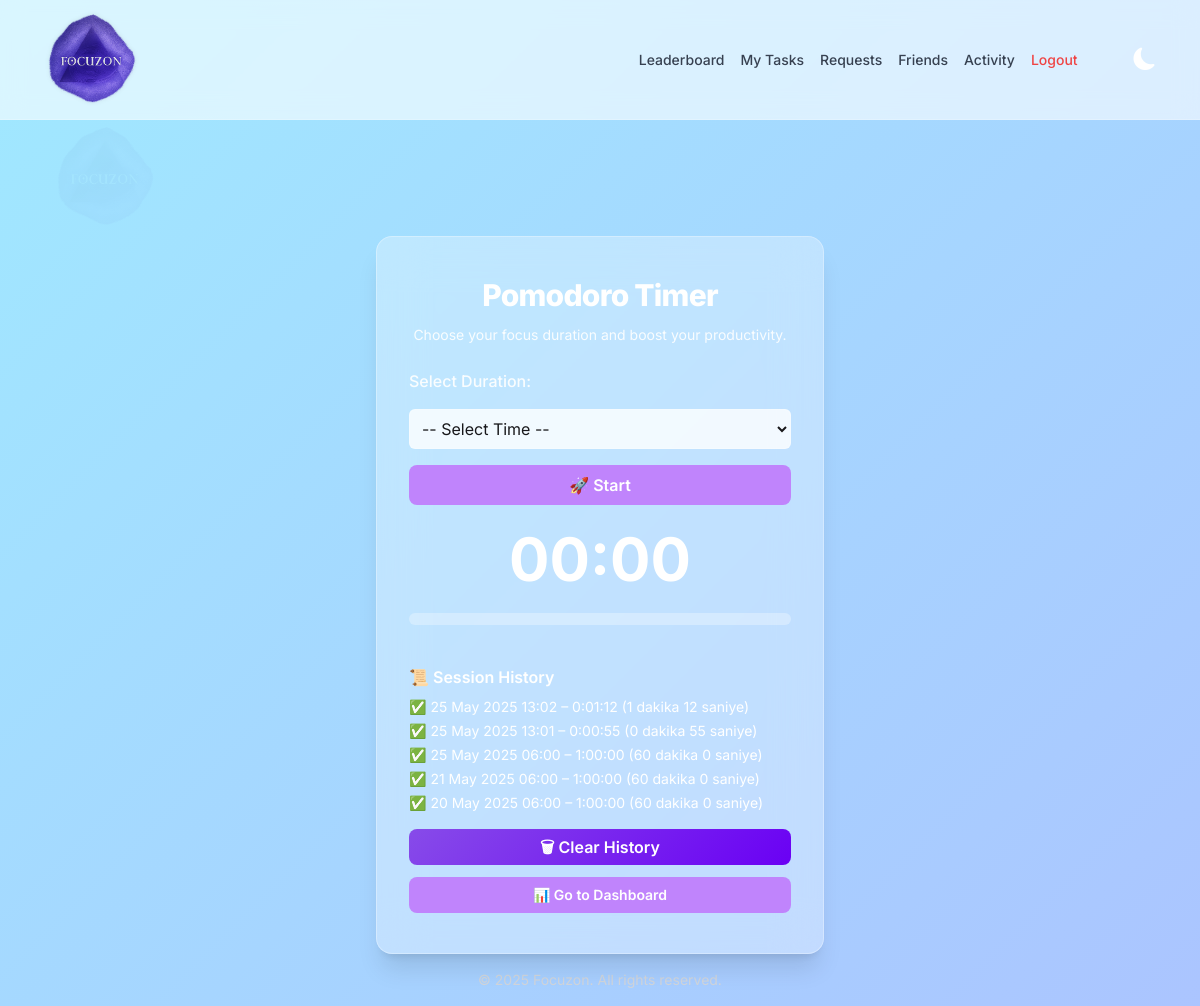
Page /pomodoro/start/ (signed in) on the earlier database version.
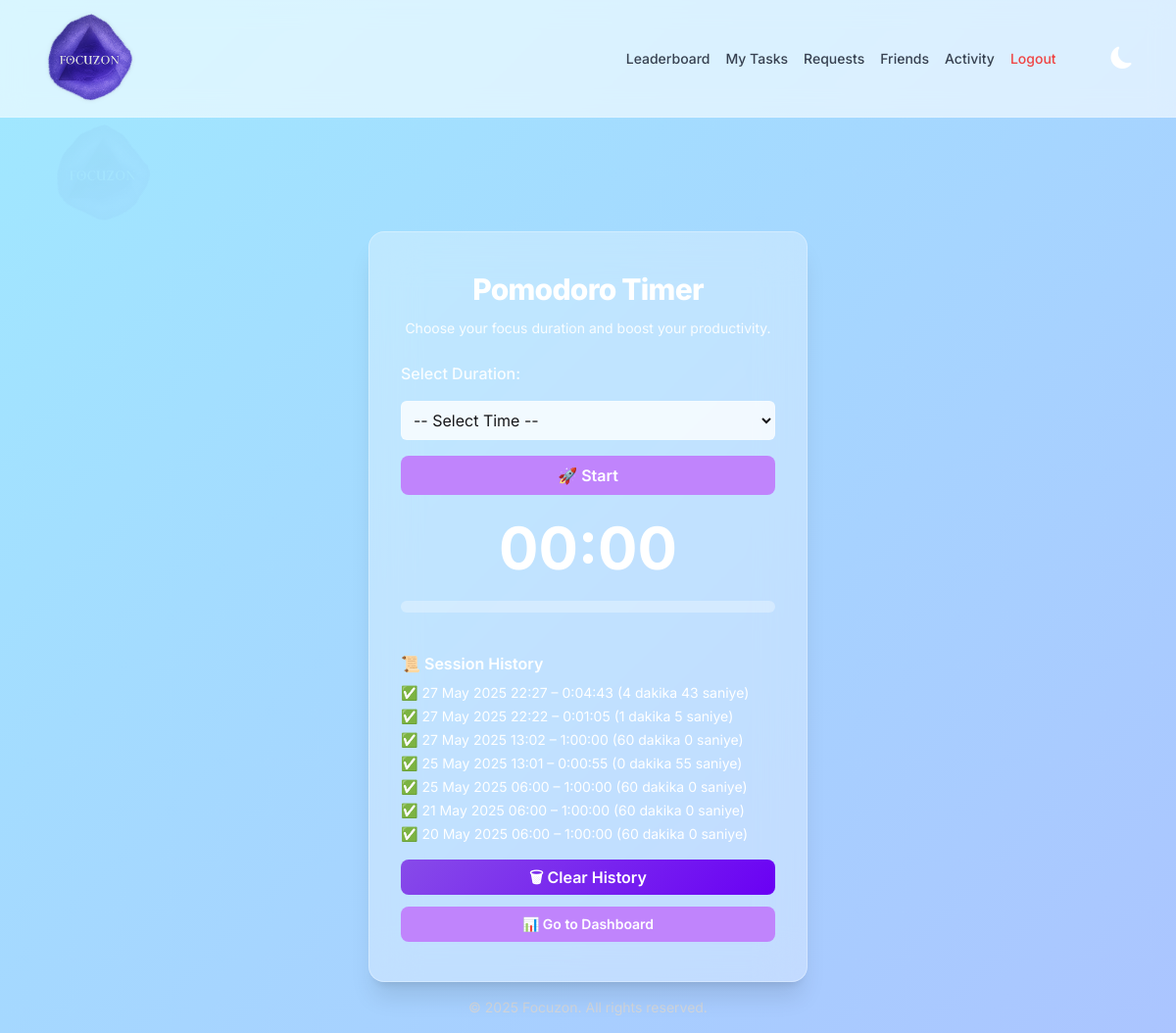
Same page on the later database version.
### pomodoro/models.py (models this page shows, shortened)
class PomodoroSession(models.Model):
    user = models.ForeignKey(settings.AUTH_USER_MODEL, on_delete=models.CASCADE)
    start_time = models.DateTimeField()
    end_time = models.DateTimeField(null=True, blank=True)
    duration = models.DurationField(null=True, blank=True)  # Geçen süre burada saklanıyor
    is_completed = models.BooleanField(default=False)
    def formatted_duration(self):
        if self.duration:
            total_seconds = int(self.duration.total_seconds())
            minutes, seconds = divmod(total_seconds, 60)
            return f"{minutes} dakika {seconds} saniye"
        return "Tamamlanmadı"

### pomodoro/views.py (the view, shortened to what this page needs)
# urls.py: path("start/", views.start_pomodoro, name="start_pomodoro"),
@login_required
def start_pomodoro(request):
    past_sessions = PomodoroSession.objects.filter(user=request.user, is_completed=True).order_by("-start_time")
    active_session = PomodoroSession.objects.filter(user=request.user, is_completed=False).first()
    return render(request, "pomodoro/start_pomodoro.html", {
        "past_sessions": past_sessions,
        "active_session": active_session
    })

### pomodoro/templates/pomodoro/start_pomodoro.html (shortened to what this page needs)
{% extends "base.html" %}
{% load static %}
{% block body_class %}pomodoro-page{% endblock %}
{% block content %}
<div class="mt-24 max-w-md mx-auto bg-white/30 dark:bg-white/10
    border border-white/30
    shadow-xl backdrop-blur-xl rounded-2xl px-8 py-10 text-center">
  <h2 class="text-3xl font-extrabold text-white dark:text-white mb-3 tracking-tight">Pomodoro Timer</h2>
  <p class="text-sm text-white/90 dark:text-zinc-100 mb-6">Choose your focus duration and boost your productivity.</p>
  <form method="POST" id="pomodoro-form" class="text-left space-y-4">
    <label for="id_duration" class="block text-white/90 dark:text-white font-medium">Select Duration:</label>
    <select id="id_duration" name="duration"
      class="w-full rounded-md border border-white/20 dark:border-zinc-600 bg-white/80 dark:bg-zinc-800 text-zinc-900 dark:text-white p-2 focus:outline-none focus:ring-2 focus:ring-purple-400 transition">
      <option value="">-- Select Time --</option>
    </select>
    <button type="button" id="startBtn"
      class="w-full bg-purple-400 hover:bg-purple-500 text-white py-2 px-4 rounded-lg font-semibold transition">🚀 Start</button>
  </form>
  <h2 id="timer" class="text-6xl font-bold text-white dark:text-white mt-6">00:00</h2>
  <div class="mt-6 w-full h-3 bg-white/30 rounded-full overflow-hidden">
  </div>
  <div class="mt-10 text-left text-sm text-white dark:text-white">
    <h3 class="text-base font-semibold mb-2">📜 Session History</h3>
    <ul class="space-y-1">
      {% for session in past_sessions %}
      <li>✅ {{ session.start_time|date:"d M Y H:i" }} – {{ session.duration }} ({{ session.formatted_duration }})</li>
      {% empty %}
      <li>No previous sessions yet.</li>
      {% endfor %}
    </ul>
    <button id="clearSessions"
      class="w-full mt-4 bg-purple-400 hover:bg-purple-500 text-white py-2 px-4 rounded-lg font-semibold transition">🗑 Clear History</button>
    <a href="{% url 'dashboard' %}"
      class="w-full inline-block mt-3 text-center bg-purple-400 hover:bg-purple-500 text-white py-2 px-4 rounded-lg font-semibold transition">📊 Go to Dashboard</a>
  </div>
</div>
{% endblock %}

### accounts/templates/base.html (shortened to what this page needs)
{% load static %}
<!DOCTYPE html>
<html lang="tr" data-theme="light">
  <head>
   <link rel="stylesheet" href="https://cdn.jsdelivr.net/npm/bootstrap-icons@1.11.3/font/bootstrap-icons.css" />
<link rel="stylesheet" href="https://cdn.jsdelivr.net/npm/flatpickr/dist/themes/airbnb.css">
    <link rel="stylesheet" href="{% static 'css/tailwind-build.css' %}" />
    <link rel="stylesheet" href="{% static 'css/styles.css' %}" />
    <link rel="stylesheet" href="https://cdn.jsdelivr.net/npm/bootstrap-icons@1.11.3/font/bootstrap-icons.css" />
  </head>
  <body class="flex flex-col min-h-screen bg-gradient-to-br from-[#f5f4fa] via-[#e8edff] to-[#dbe6ff] dark:from-gray-900 dark:via-gray-800 dark:to-gray-900 text-gray-800 dark:text-white overflow-x-hidden transition-all duration-300 {% block body_class %}{% endblock %} {{ request.resolver_match.url_name }}-page" data-theme="light">
    <nav class="fixed top-0 w-full h-[120px] backdrop-blur-md bg-white/60 dark:bg-gray-800/50 border-b border-white/20 dark:border-gray-600/40 z-50 px-6 flex items-center justify-between">
      <a href="{% url 'home' %}" class="flex items-center">
        <img src="{% static 'images/focuzon_logo_.png' %}" alt="Focuzon" class="h-[130px] focuzon-navbar-logo" />
      </a>
      <div class="flex items-center gap-4 text-sm md:text-base font-semibold text-gray-700 dark:text-gray-100">
        {% if user.is_authenticated %}
            <div class="flex items-center gap-4">
  <a href="{% url 'leaderboard' %}"
     class="text-sm font-medium text-gray-700 dark:text-white hover:text-violet-500 transition">
     Leaderboard
  </a>
  <a href="{% url 'task_list' %}"
     class="text-sm font-medium {% if request.resolver_match.url_name == 'task_list' %}text-violet-600 dark:text-violet-400{% else %}text-gray-700 dark:text-white hover:text-violet-500{% endif %} transition">
     My Tasks
  </a>
  <a href="{% url 'pending_requests' %}"
     class="text-sm font-medium text-gray-700 dark:text-white hover:text-violet-500 transition">
     Requests
  </a>
  <a href="{% url 'friend_list' %}"
     class="text-sm font-medium text-gray-700 dark:text-white hover:text-violet-500 transition">
     Friends
  </a>
  <a href="/pomodoro/friends/activity/"
     class="text-sm font-medium text-gray-700 dark:text-white hover:text-violet-500 transition">
     Activity
  </a>
  <a href="{% url 'logout' %}"
     class="text-sm font-medium text-red-500 hover:text-red-600 transition">
     Logout
  </a>
</div>
        {% else %}
          <a href="{% url 'login' %}" class="hover:text-blue-500">Login</a>
          <a href="{% url 'register' %}" class="hover:text-green-500">Register</a>
        {% endif %}
        <button id="theme-toggle" onclick="toggleTheme()" class="text-2xl" aria-label="Toggle Theme">
          <i id="theme-icon" class="bi bi-moon-fill"></i>
        </button>
      </div>
    </nav>
    <main class="flex-1 pt-[140px] z-10 relative px-4 max-w-4xl mx-auto w-full">
      {% block content %}{% endblock %}
    </main>
    <footer class="text-center text-sm text-gray-300 dark:text-gray-100 py-4">
      © 2025 Focuzon. All rights reserved.
    </footer>
  </body>
</html>

### static/css/styles.css (style rules this page uses)
:root { --bg-color: #fff9f9; --text-color: #1f1f1f; --card-bg: #fefefe; --accent-color: #f6c6e8; --gradient-bg: linear-gradient(135deg, #fbeaff, #b4f8c8, #f8f6a1, #bde0fe); }
body { font-family: 'Sora', sans-serif; margin: 0; padding: 0; min-height: 100vh; background: linear-gradient(135deg, #d9c2f3, #b4b5f9, #b0e0f3); background-attachment: fixed; background-size: 400% 400%; animation: gradientShift 15s ease infinite; color: #333; background-color: var(--bg-color); color: var(--text-color); transition: background-color 0.3s ease, color 0.3s ease; overflow: hidden; overflow-y: auto; }
.focuzon-navbar-logo { height: 135px; width: auto; object-fit: contain; filter: drop-shadow(0 0 2px rgba(0, 0, 0, 0.1)); transition: transform 0.2s ease-in-out; margin-top: -5px; }
#theme-toggle { margin-left: 20px; background: none; border: none; font-size: 1.4rem; color: white; cursor: pointer; }
body.pomodoro-page::before { content: ""; position: absolute; top: 100px; left: 30px; width: 150px; height: 150px; background-image: url('/static/images/focuzon_logo_.png'); background-size: contain; background-repeat: no-repeat; opacity: 0.04; z-index: 0; }
button, .btn { background: linear-gradient(135deg, #874be9, #6a00f4); color: white; border: none; padding: 12px 20px; cursor: pointer; border-radius: 8px; font-size: 1rem; transition: all 0.3s ease; text-decoration: none; display: inline-block; font-weight: bold; }
body { background-size: 400% 400%; animation: gradientShift 15s ease infinite; }
body[data-theme="light"] { background-image: linear-gradient(-45deg, #ffc0cb, #b6a0ff, #a0e9ff); }
html { overflow-y: scroll; }

### accounts/templates/base.html (style rules this page uses)
body { font-family: 'Inter', sans-serif; }

Differences in the rows shown:
removed PomodoroSession: start_time "25 May 2025 13:02", duration "0:01:12", formatted_duration "1 dakika 12 saniye"
added PomodoroSession: start_time "27 May 2025 22:27", duration "0:04:43", formatted_duration "4 dakika 43 saniye"
added PomodoroSession: start_time "27 May 2025 22:22", duration "0:01:05", formatted_duration "1 dakika 5 saniye"
added PomodoroSession: start_time "27 May 2025 13:02", duration "1:00:00", formatted_duration "60 dakika 0 saniye"
